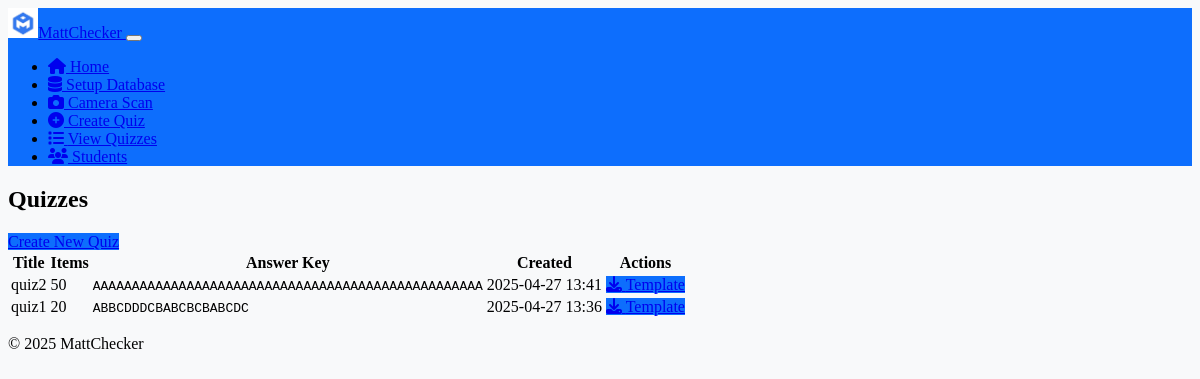
Screenshot of /quiz/list with the database file from the repository.
### models.py (models this page shows, shortened)
class Quiz(db.Model):
    id = db.Column(db.Integer, primary_key=True)
    title = db.Column(db.String(100), nullable=False)
    num_items = db.Column(db.Integer, nullable=False)
    answer_key = db.Column(db.String(100), nullable=False)  # Stores answers as string "ABCDABCD..."
    section_id = db.Column(db.Integer, db.ForeignKey('section.id'), nullable=False)
    created_at = db.Column(db.DateTime, default=datetime.utcnow)
    section = db.relationship('Section', backref='quizzes', lazy=True)

### routes.py (the view)
@app.route('/quiz/list')
def list_quizzes():
    quizzes = Quiz.query.order_by(Quiz.created_at.desc()).all()
    return render_template('list_quizzes.html', quizzes=quizzes, now=datetime.now())

### templates/list_quizzes.html
{% extends "base.html" %}
{% block content %}
<div class="container mt-4">
    <h2>Quizzes</h2>
    <a href="{{ url_for('create_quiz') }}" class="btn btn-primary mb-3">Create New Quiz</a>
    <div class="table-responsive">
        <table class="table">
            <thead>
                <tr>
                    <th>Title</th>
                    <th>Items</th>
                    <th>Answer Key</th>
                    <th>Created</th>
                    <th>Actions</th>
                </tr>
            </thead>
            <tbody>
                {% for quiz in quizzes %}
                <tr>
                    <td>{{ quiz.title }}</td>
                    <td>{{ quiz.num_items }}</td>
                    <td><code>{{ quiz.answer_key }}</code></td>
                    <td>{{ quiz.created_at.strftime('%Y-%m-%d %H:%M') }}</td>
                    <td>
                        <a href="{{ url_for('download_template', template_type='standard_20' if quiz.num_items == 20 else 'extended_50' if quiz.num_items == 50 else 'comprehensive_100') }}"
                           class="btn btn-sm btn-primary">
                           <i class="fas fa-download"></i> Template
                        </a>
                    </td>
                </tr>
                {% endfor %}
            </tbody>
        </table>
    </div>
</div>
{% endblock %}

### static/css/custom.css (style rules this page uses)
body { background-color: #f8f9fa; }
.btn-primary { background-color: #0d6efd; border-color: #0d6efd; }

### rows the page displays
Quiz: title "quiz2", num_items "50", answer_key "AAAAAAAAAAAAAAAAAAAAAAAAAAAAAAAAAAAAAAAAAAAAAAAAAA", created_at "2025-04-27 13:41"
Quiz: title "quiz1", num_items "20", answer_key "ABBCDDDCBABCBCBABCDC", created_at "2025-04-27 13:36"
